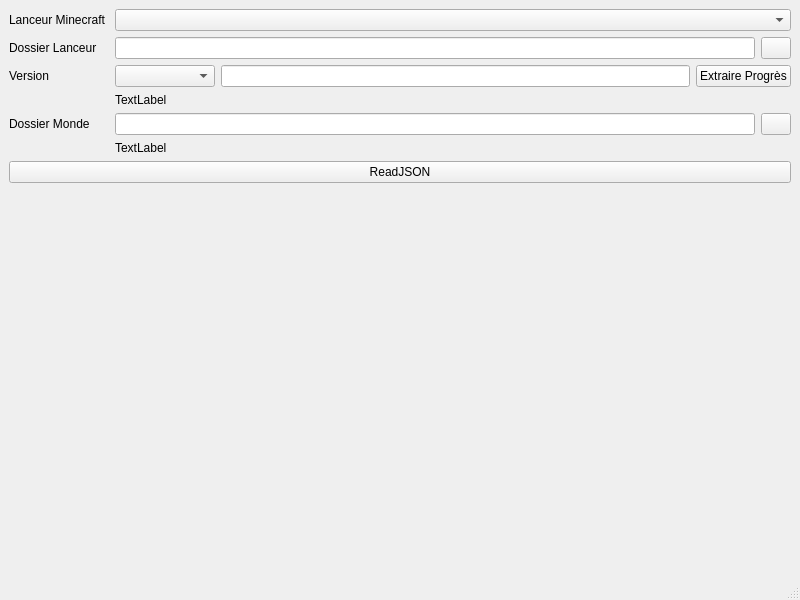
<?xml version="1.0" encoding="UTF-8"?>
<ui version="4.0">
 <class>FRM_Principale</class>
 <widget class="QMainWindow" name="FRM_Principale">
  <property name="geometry">
   <rect>
    <x>0</x>
    <y>0</y>
    <width>800</width>
    <height>600</height>
   </rect>
  </property>
  <property name="windowTitle">
   <string>FRM_Principale</string>
  </property>
  <widget class="QWidget" name="centralwidget">
   <layout class="QVBoxLayout" name="verticalLayout">
    <item>
     <layout class="QHBoxLayout" name="horizontalLayout">
      <item>
       <widget class="QLabel" name="qlLanceur">
        <property name="maximumSize">
         <size>
          <width>100</width>
          <height>16777215</height>
         </size>
        </property>
        <property name="text">
         <string>Lanceur Minecraft</string>
        </property>
       </widget>
      </item>
      <item>
       <widget class="QComboBox" name="qcbLauncher"/>
      </item>
     </layout>
    </item>
    <item>
     <layout class="QHBoxLayout" name="horizontalLayout_2">
      <property name="topMargin">
       <number>0</number>
      </property>
      <item>
       <widget class="QLabel" name="qlDossierLanceur">
        <property name="minimumSize">
         <size>
          <width>100</width>
          <height>0</height>
         </size>
        </property>
        <property name="maximumSize">
         <size>
          <width>100</width>
          <height>16777215</height>
         </size>
        </property>
        <property name="text">
         <string>Dossier Lanceur</string>
        </property>
       </widget>
      </item>
      <item>
       <widget class="QLineEdit" name="qleDossierLanceur">
        <property name="readOnly">
         <bool>true</bool>
        </property>
       </widget>
      </item>
      <item>
       <widget class="QPushButton" name="qpbSelectionDossierLanceur">
        <property name="minimumSize">
         <size>
          <width>30</width>
          <height>0</height>
         </size>
        </property>
        <property name="maximumSize">
         <size>
          <width>30</width>
          <height>16777215</height>
         </size>
        </property>
        <property name="text">
         <string/>
        </property>
        <property name="icon">
         <iconset resource="img.qrc">
          <normaloff>:/img/folder_24px_black.png</normaloff>:/img/folder_24px_black.png</iconset>
        </property>
       </widget>
      </item>
     </layout>
    </item>
    <item>
     <layout class="QHBoxLayout" name="horizontalLayout_3">
      <property name="topMargin">
       <number>0</number>
      </property>
     </layout>
    </item>
    <item>
     <layout class="QGridLayout" name="gridLayout_2">
      <property name="topMargin">
       <number>0</number>
      </property>
      <item row="1" column="1">
       <widget class="QLabel" name="qlAdvancedmentsExtrait">
        <property name="text">
         <string>TextLabel</string>
        </property>
       </widget>
      </item>
      <item row="0" column="2">
       <widget class="QLineEdit" name="qleCheminVersion">
        <property name="readOnly">
         <bool>true</bool>
        </property>
       </widget>
      </item>
      <item row="0" column="1">
       <widget class="QComboBox" name="qcbVersion">
        <property name="minimumSize">
         <size>
          <width>100</width>
          <height>0</height>
         </size>
        </property>
       </widget>
      </item>
      <item row="0" column="0">
       <widget class="QLabel" name="qlVersion">
        <property name="minimumSize">
         <size>
          <width>100</width>
          <height>0</height>
         </size>
        </property>
        <property name="maximumSize">
         <size>
          <width>100</width>
          <height>16777215</height>
         </size>
        </property>
        <property name="text">
         <string>Version</string>
        </property>
       </widget>
      </item>
      <item row="0" column="3">
       <widget class="QPushButton" name="qpbExtraireProgres">
        <property name="text">
         <string>Extraire Progrès</string>
        </property>
       </widget>
      </item>
     </layout>
    </item>
    <item>
     <layout class="QGridLayout" name="gridLayout">
      <property name="topMargin">
       <number>0</number>
      </property>
      <item row="0" column="2">
       <widget class="QPushButton" name="qpbSelectionDossierMonde">
        <property name="maximumSize">
         <size>
          <width>30</width>
          <height>16777215</height>
         </size>
        </property>
        <property name="text">
         <string/>
        </property>
        <property name="icon">
         <iconset resource="img.qrc">
          <normaloff>:/img/folder_24px_black.png</normaloff>:/img/folder_24px_black.png</iconset>
        </property>
       </widget>
      </item>
      <item row="0" column="0">
       <widget class="QLabel" name="qlDossierMonde">
        <property name="minimumSize">
         <size>
          <width>100</width>
          <height>0</height>
         </size>
        </property>
        <property name="maximumSize">
         <size>
          <width>100</width>
          <height>16777215</height>
         </size>
        </property>
        <property name="text">
         <string>Dossier Monde</string>
        </property>
       </widget>
      </item>
      <item row="0" column="1">
       <widget class="QLineEdit" name="qleDossierMonde">
        <property name="maximumSize">
         <size>
          <width>16777215</width>
          <height>16777215</height>
         </size>
        </property>
       </widget>
      </item>
      <item row="1" column="1">
       <widget class="QLabel" name="qlLevelTrouve">
        <property name="enabled">
         <bool>true</bool>
        </property>
        <property name="text">
         <string>TextLabel</string>
        </property>
       </widget>
      </item>
     </layout>
    </item>
    <item>
     <widget class="QPushButton" name="qpbReadJSON">
      <property name="text">
       <string>ReadJSON</string>
      </property>
     </widget>
    </item>
    <item>
     <spacer name="verticalSpacer">
      <property name="orientation">
       <enum>Qt::Vertical</enum>
      </property>
      <property name="sizeHint" stdset="0">
       <size>
        <width>20</width>
        <height>40</height>
       </size>
      </property>
     </spacer>
    </item>
   </layout>
  </widget>
  <widget class="QMenuBar" name="menubar">
   <property name="geometry">
    <rect>
     <x>0</x>
     <y>0</y>
     <width>800</width>
     <height>21</height>
    </rect>
   </property>
  </widget>
  <widget class="QStatusBar" name="statusbar"/>
 </widget>
 <resources>
  <include location="img.qrc"/>
 </resources>
 <connections/>
</ui>
